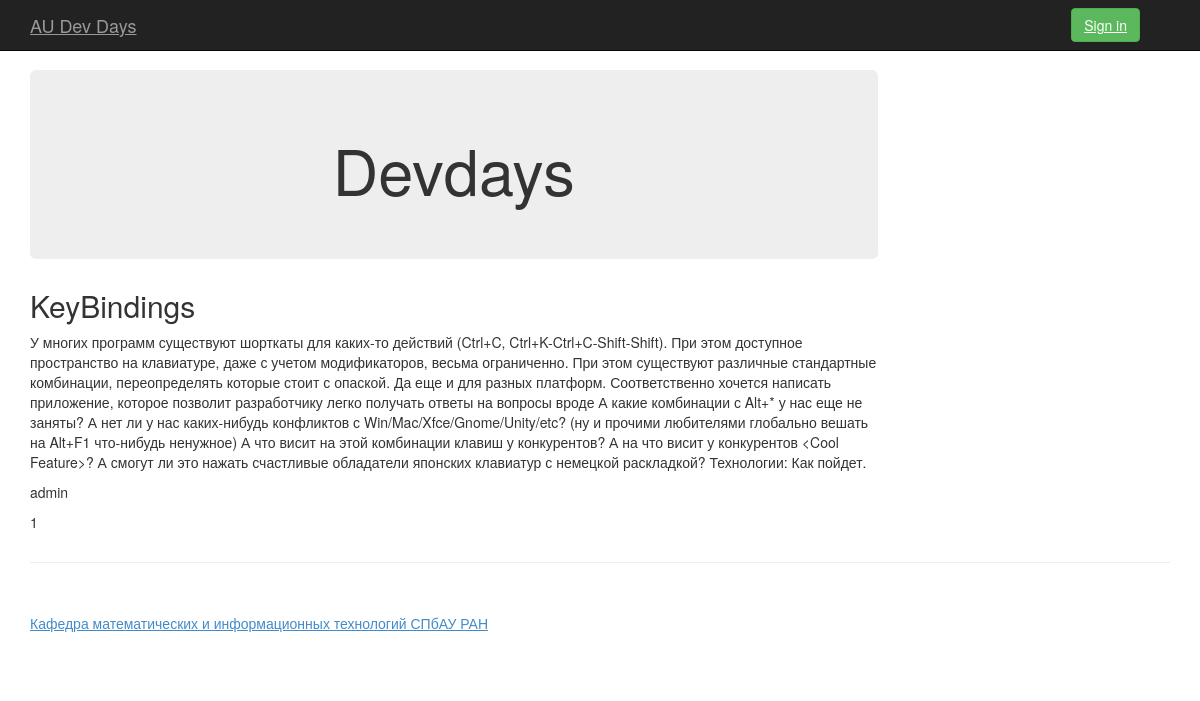
The page /idea/5/ on the database its author committed.
### devdays_app/models.py (models this page shows, shortened)
class Idea(models.Model):
    name = models.CharField(max_length=1024)
    description = models.CharField(max_length=30000, blank=True, null=True)
    autor = models.ForeignKey(User, blank=True, null=True, related_name='AutorUserProfile')
    likes = models.ManyToManyField(User, related_name='LikeUser', blank=True, null=True)
    link = models.CharField(max_length=1024, blank=True, null=True)

### devdays_app/ideas/views.py (the view)
# urls.py: url(r'^idea/(?P<ideaId>\d+)/?', 'devdays_app.ideas.views.index'),
def index(request, ideaId):
    idea =  Idea.objects.all().get(id=ideaId)
    data =  { 'idea' : idea }
    return render_to_response('idea.html', data)

### templates/idea.html (shortened to what this page needs)
{% extends "base.html" %}
{% block contents %}
    <h2>{{ idea.name }}</h2>
    <p>{{ idea.description }}</p>
    <p>{{ idea.autor }}</p>
    <p>{{ idea.likes.all.count }}</p>
{% endblock %}

### rows shown on the page
Idea: name "KeyBindings", description "У многих программ существуют шорткаты для каких-то действий (Ctrl+C, Ctrl+K-Ctrl+C-Shift-Shift). При этом доступное пространство на клавиатуре, даже с учетом модификаторов, весьма ограниченно. При этом существуют различные стандартные комбинации, переопределять которые стоит с опаской. Да еще и для разных платформ. Соответственно хочется написать приложение, которое позволит разработчику легко получать ответы на вопросы вроде А какие комбинации с Alt+* у нас еще не заняты? А нет ли у нас каких-нибудь конфликтов с Win/Mac/Xfce/Gnome/Unity/etc? (ну и прочими любителями глобально вешать на Alt+F1 что-нибудь ненужное) А что висит на этой комбинации клавиш у конкурентов? А на что висит у…", autor "admin", likes.all.count "1"
